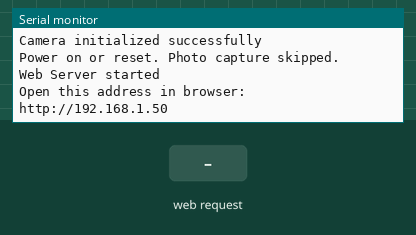
The sketch below on a simulated ESP32. Shown: the last lines printed to the serial monitor. Inputs (shaded band) come from the test bench. WiFi joins after 1.5 s; servers stay silent unless stated; the camera gives no picture.

Above: at 5.0 s.
5.1 s: HTTP request GET / received
At 6.3 s:
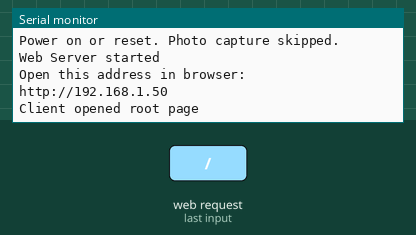
6.6 s: HTTP request GET /status received
At 7.7 s:
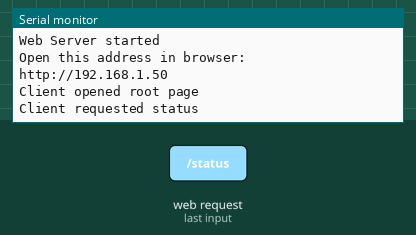
8.1 s: HTTP request GET /photo.jpg received
At 8.8 s:
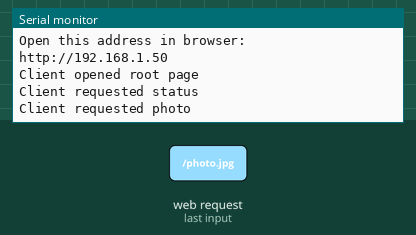

The sketch:

camera_mode.ino
```cpp
#include <WiFi.h>
#include <WebServer.h>
#include "esp_sleep.h"
#include "driver/rtc_io.h"
#include "esp_camera.h"
#include "soc/soc.h"
#include "soc/rtc_cntl_reg.h"

const char* ssid = "shacharito";
const char* password = "shachar123456";

WebServer server(80);

#define WAKEUP_PIN GPIO_NUM_13

const unsigned long AWAKE_TIME_MS = 30000;

RTC_DATA_ATTR int bootCount = 0;

unsigned long wakeStartTime = 0;

bool photoAvailable = false;
camera_fb_t* photoFrame = NULL;

// AI Thinker ESP32 CAM pins
#define PWDN_GPIO_NUM     32
#define RESET_GPIO_NUM    -1
#define XCLK_GPIO_NUM      0
#define SIOD_GPIO_NUM     26
#define SIOC_GPIO_NUM     27

#define Y9_GPIO_NUM       35
#define Y8_GPIO_NUM       34
#define Y7_GPIO_NUM       39
#define Y6_GPIO_NUM       36
#define Y5_GPIO_NUM       21
#define Y4_GPIO_NUM       19
#define Y3_GPIO_NUM       18
#define Y2_GPIO_NUM        5
#define VSYNC_GPIO_NUM    25
#define HREF_GPIO_NUM     23
#define PCLK_GPIO_NUM     22

String getWakeupReasonText() {
  esp_sleep_wakeup_cause_t wakeupReason = esp_sleep_get_wakeup_cause();

  switch (wakeupReason) {
    case ESP_SLEEP_WAKEUP_EXT0:
      return "Wakeup by external trigger on GPIO13";

    case ESP_SLEEP_WAKEUP_TIMER:
      return "Wakeup by timer";

    case ESP_SLEEP_WAKEUP_UNDEFINED:
      return "Power on or reset";

    default:
      return "Other wakeup reason";
  }
}

bool wasTriggeredByGPIO13() {
  return esp_sleep_get_wakeup_cause() == ESP_SLEEP_WAKEUP_EXT0;
}

bool initCamera() {
  camera_config_t config;

  config.ledc_channel = LEDC_CHANNEL_0;
  config.ledc_timer = LEDC_TIMER_0;

  config.pin_d0 = Y2_GPIO_NUM;
  config.pin_d1 = Y3_GPIO_NUM;
  config.pin_d2 = Y4_GPIO_NUM;
  config.pin_d3 = Y5_GPIO_NUM;
  config.pin_d4 = Y6_GPIO_NUM;
  config.pin_d5 = Y7_GPIO_NUM;
  config.pin_d6 = Y8_GPIO_NUM;
  config.pin_d7 = Y9_GPIO_NUM;

  config.pin_xclk = XCLK_GPIO_NUM;
  config.pin_pclk = PCLK_GPIO_NUM;
  config.pin_vsync = VSYNC_GPIO_NUM;
  config.pin_href = HREF_GPIO_NUM;

  config.pin_sscb_sda = SIOD_GPIO_NUM;
  config.pin_sscb_scl = SIOC_GPIO_NUM;

  config.pin_pwdn = PWDN_GPIO_NUM;
  config.pin_reset = RESET_GPIO_NUM;

  config.xclk_freq_hz = 20000000;
  config.pixel_format = PIXFORMAT_JPEG;

  if (psramFound()) {
    config.frame_size = FRAMESIZE_VGA;
    config.jpeg_quality = 12;
    config.fb_count = 1;
  } else {
    config.frame_size = FRAMESIZE_QVGA;
    config.jpeg_quality = 15;
    config.fb_count = 1;
  }

  esp_err_t err = esp_camera_init(&config);

  if (err != ESP_OK) {
    Serial.printf("Camera init failed with error 0x%x\n", err);
    return false;
  }

  Serial.println("Camera initialized successfully");
  return true;
}

void capturePhoto() {
  Serial.println("Capturing photo...");

  if (photoFrame != NULL) {
    esp_camera_fb_return(photoFrame);
    photoFrame = NULL;
  }

  delay(300);

  photoFrame = esp_camera_fb_get();

  if (!photoFrame) {
    Serial.println("Camera capture failed");
    photoAvailable = false;
    return;
  }

  photoAvailable = true;

  Serial.print("Photo captured successfully. Size: ");
  Serial.print(photoFrame->len);
  Serial.println(" bytes");
}

void handleRoot() {
  Serial.println("Client opened root page");

  String html = "";
  html += "<!DOCTYPE html>";
  html += "<html>";
  html += "<head>";
  html += "<meta charset='UTF-8'>";
  html += "<title>ESP32 Camera Wakeup Test</title>";
  html += "</head>";
  html += "<body>";
  html += "<h1>ESP32 Camera Wakeup Test</h1>";
  html += "<p>Status: Awake</p>";
  html += "<p>Boot count: ";
  html += bootCount;
  html += "</p>";
  html += "<p>Wakeup reason: ";
  html += getWakeupReasonText();
  html += "</p>";

  if (photoAvailable) {
    html += "<p>Photo: Available</p>";
    html += "<img src='/photo.jpg' width='320'>";
  } else {
    html += "<p>Photo: Not available</p>";
  }

  html += "</body>";
  html += "</html>";

  server.send(200, "text/html", html);
}

void handleStatus() {
  Serial.println("Client requested status");

  unsigned long awakeForMs = millis() - wakeStartTime;
  unsigned long remainingMs = 0;

  if (awakeForMs < AWAKE_TIME_MS) {
    remainingMs = AWAKE_TIME_MS - awakeForMs;
  }

  String status = "";
  status += "{";
  status += "\"wifi\":\"connected\",";
  status += "\"device\":\"ESP32-CAM\",";
  status += "\"server\":\"running\",";
  status += "\"power_mode\":\"awake\",";
  status += "\"boot_count\":";
  status += bootCount;
  status += ",";
  status += "\"awake_for_ms\":";
  status += awakeForMs;
  status += ",";
  status += "\"sleep_in_ms\":";
  status += remainingMs;
  status += ",";
  status += "\"photo_available\":";
  status += (photoAvailable ? "true" : "false");
  status += ",";
  status += "\"photo_size_bytes\":";
  status += (photoAvailable && photoFrame != NULL ? photoFrame->len : 0);
  status += ",";
  status += "\"wakeup_reason\":\"";
  status += getWakeupReasonText();
  status += "\"";
  status += "}";

  server.send(200, "application/json", status);
}

void handlePhoto() {
  Serial.println("Client requested photo");

  if (!photoAvailable || photoFrame == NULL) {
    server.send(404, "text/plain", "No photo available");
    return;
  }

  server.send_P(200, "image/jpeg", (const char*)photoFrame->buf, photoFrame->len);
}

void goToDeepSleep() {
  Serial.println();
  Serial.println("Preparing to enter Deep Sleep...");
  Serial.println("Wakeup trigger: GPIO13 HIGH");

  if (photoFrame != NULL) {
    esp_camera_fb_return(photoFrame);
    photoFrame = NULL;
  }

  photoAvailable = false;

  server.stop();
  WiFi.disconnect(true);
  WiFi.mode(WIFI_OFF);

  rtc_gpio_deinit(WAKEUP_PIN);

  rtc_gpio_init(WAKEUP_PIN);
  rtc_gpio_set_direction(WAKEUP_PIN, RTC_GPIO_MODE_INPUT_ONLY);
  rtc_gpio_pulldown_en(WAKEUP_PIN);
  rtc_gpio_pullup_dis(WAKEUP_PIN);

  esp_sleep_enable_ext0_wakeup(WAKEUP_PIN, 1);

  delay(500);

  Serial.println("Going to Deep Sleep now");
  Serial.flush();

  esp_deep_sleep_start();
}

void setup() {
  WRITE_PERI_REG(RTC_CNTL_BROWN_OUT_REG, 0);

  Serial.begin(115200);
  delay(1000);

  bootCount++;
  wakeStartTime = millis();

  Serial.println();
  Serial.println("Starting ESP32 Sleep Mode Camera Test...");
  Serial.print("Boot count: ");
  Serial.println(bootCount);
  Serial.print("Wakeup reason: ");
  Serial.println(getWakeupReasonText());

  pinMode((int)WAKEUP_PIN, INPUT_PULLDOWN);

  WiFi.mode(WIFI_STA);
  WiFi.disconnect(true);
  delay(1000);

  Serial.print("Connecting to WiFi SSID: ");
  Serial.println(ssid);

  WiFi.begin(ssid, password);

  int attempts = 0;

  while (WiFi.status() != WL_CONNECTED && attempts < 40) {
    delay(500);
    Serial.print(".");
    attempts++;
  }

  Serial.println();

  if (WiFi.status() == WL_CONNECTED) {
    Serial.println("WiFi connected successfully");
    Serial.print("IP Address: ");
    Serial.println(WiFi.localIP());
    Serial.print("Signal strength RSSI: ");
    Serial.print(WiFi.RSSI());
    Serial.println(" dBm");

    if (initCamera()) {
      if (wasTriggeredByGPIO13()) {
        capturePhoto();
      } else {
        Serial.println("Power on or reset. Photo capture skipped.");
      }
    }

    server.on("/", handleRoot);
    server.on("/status", handleStatus);
    server.on("/photo.jpg", handlePhoto);

    server.begin();

    Serial.println("Web Server started");
    Serial.println("Open this address in browser:");
    Serial.print("http://");
    Serial.println(WiFi.localIP());
  } else {
    Serial.println("WiFi connection failed");
    Serial.print("WiFi status code: ");
    Serial.println(WiFi.status());
    Serial.println("Going to Deep Sleep because WiFi failed");
    delay(1000);
    goToDeepSleep();
  }
}

void loop() {
  if (WiFi.status() == WL_CONNECTED) {
    server.handleClient();
  }

  if (millis() - wakeStartTime >= AWAKE_TIME_MS) {
    goToDeepSleep();
  }
}
```

Measured:
- after the input at 5.1 s, the serial monitor: prints a new line at once (image 1)
- after the input at 6.6 s, the serial monitor: prints a new line at once (image 2)
- after the input at 8.1 s, the serial monitor: prints a new line at once (image 3)
